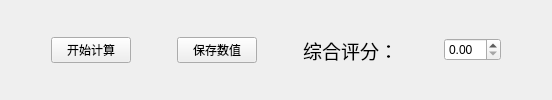
      <widget class="QWidget" name="widget" native="true">
       <layout class="QHBoxLayout" name="horizontalLayout">
        <item>
         <spacer name="horizontalSpacer_15">
          <property name="orientation">
           <enum>Qt::Horizontal</enum>
          </property>
          <property name="sizeHint" stdset="0">
           <size>
            <width>40</width>
            <height>20</height>
           </size>
          </property>
         </spacer>
        </item>
        <item>
         <widget class="QPushButton" name="calBtn">
          <property name="sizePolicy">
           <sizepolicy hsizetype="Preferred" vsizetype="Fixed">
            <horstretch>0</horstretch>
            <verstretch>0</verstretch>
           </sizepolicy>
          </property>
          <property name="styleSheet">
           <string notr="true">font: 12pt &quot;宋体&quot;;</string>
          </property>
          <property name="text">
           <string>开始计算</string>
          </property>
         </widget>
        </item>
        <item>
         <spacer name="horizontalSpacer_25">
          <property name="orientation">
           <enum>Qt::Horizontal</enum>
          </property>
          <property name="sizeHint" stdset="0">
           <size>
            <width>40</width>
            <height>20</height>
           </size>
          </property>
         </spacer>
        </item>
        <item>
         <widget class="QPushButton" name="pushButton_5">
          <property name="sizePolicy">
           <sizepolicy hsizetype="Preferred" vsizetype="Fixed">
            <horstretch>0</horstretch>
            <verstretch>0</verstretch>
           </sizepolicy>
          </property>
          <property name="maximumSize">
           <size>
            <width>16777215</width>
            <height>16777215</height>
           </size>
          </property>
          <property name="styleSheet">
           <string notr="true">font: 12pt &quot;宋体&quot;;</string>
          </property>
          <property name="text">
           <string>保存数值</string>
          </property>
         </widget>
        </item>
        <item>
         <spacer name="horizontalSpacer_2">
          <property name="orientation">
           <enum>Qt::Horizontal</enum>
          </property>
          <property name="sizeHint" stdset="0">
           <size>
            <width>40</width>
            <height>20</height>
           </size>
          </property>
         </spacer>
        </item>
        <item>
         <widget class="QLabel" name="label">
          <property name="sizePolicy">
           <sizepolicy hsizetype="Minimum" vsizetype="Minimum">
            <horstretch>0</horstretch>
            <verstretch>0</verstretch>
           </sizepolicy>
          </property>
          <property name="font">
           <font>
            <pointsize>14</pointsize>
           </font>
          </property>
          <property name="text">
           <string>综合评分：</string>
          </property>
         </widget>
        </item>
        <item>
         <spacer name="horizontalSpacer">
          <property name="orientation">
           <enum>Qt::Horizontal</enum>
          </property>
          <property name="sizeHint" stdset="0">
           <size>
            <width>40</width>
            <height>20</height>
           </size>
          </property>
         </spacer>
        </item>
        <item>
         <widget class="QDoubleSpinBox" name="doubleSpinBox">
          <property name="styleSheet">
           <string notr="true">font: 12pt &quot;宋体&quot;;</string>
          </property>
         </widget>
        </item>
        <item>
         <spacer name="horizontalSpacer_3">
          <property name="orientation">
           <enum>Qt::Horizontal</enum>
          </property>
          <property name="sizeHint" stdset="0">
           <size>
            <width>40</width>
            <height>20</height>
           </size>
          </property>
         </spacer>
        </item>
       </layout>
      </widget>
